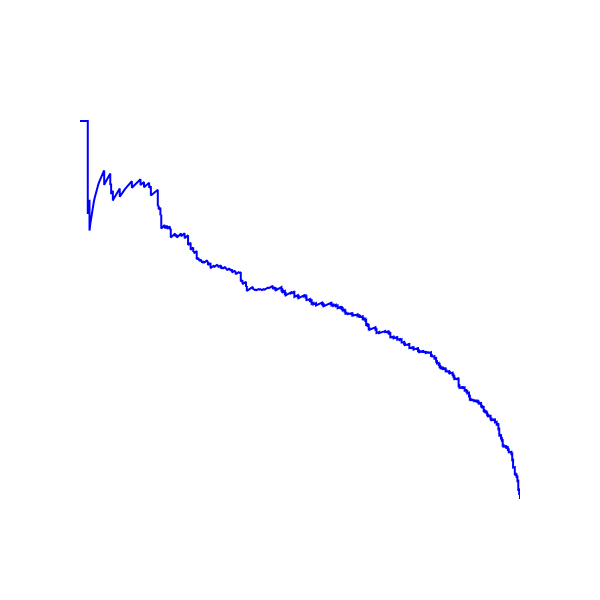

Notebook cell for this chart:
### Markdown cell above
### 5.7.2.3 Logistic Regression - Precision-Recall curve <a id='5.7.2.3_LR_PR'></a>

### Code cell
#precision_recall_curve_and_scores(X_test,y_test,y_pred_knn,y_pred_logreg_proba,"Logistic Regression")
precision_recall_curve_and_scores(X_test, y_test, y_pred_LR, y_pred_LR_proba[:, 1], "Logistic Regression")

### Figure 1 — Plotly figure (JSON) as saved in the notebook; plotly's stock layout.template omitted (floating-point values rounded to 4 significant figures; data arrays with more than 128 entries replaced by an {"elided": "..."} marker saying what was removed)
{"data": [{"line": {"color": "blue", "width": 2}, "mode": "lines", "name": "Logistic Regression", "type": "scatter", "x": {"elided": "1951 float values"}, "y": {"elided": "1951 float values"}}], "layout": {"height": 600, "legend": {"bgcolor": "rgba(0,0,0,0.5)", "bordercolor": "white", "borderwidth": 1, "font": {"color": "white"}, "x": 0.5, "xanchor": "center", "y": 0.1}, "paper_bgcolor": "rgba(0,0,0,0)", "plot_bgcolor": "rgba(0,0,0,0)", "title": {"font": {"color": "white", "family": "Arial", "size": 20}, "text": "Precision-Recall Curve for Logistic Regression", "x": 0.5, "xanchor": "center", "y": 0.9, "yanchor": "top"}, "width": 600, "xaxis": {"tickfont": {"color": "white"}, "title": {"font": {"color": "white"}, "text": "Recall"}}, "yaxis": {"tickfont": {"color": "white"}, "title": {"font": {"color": "white"}, "text": "Precision"}}}}
